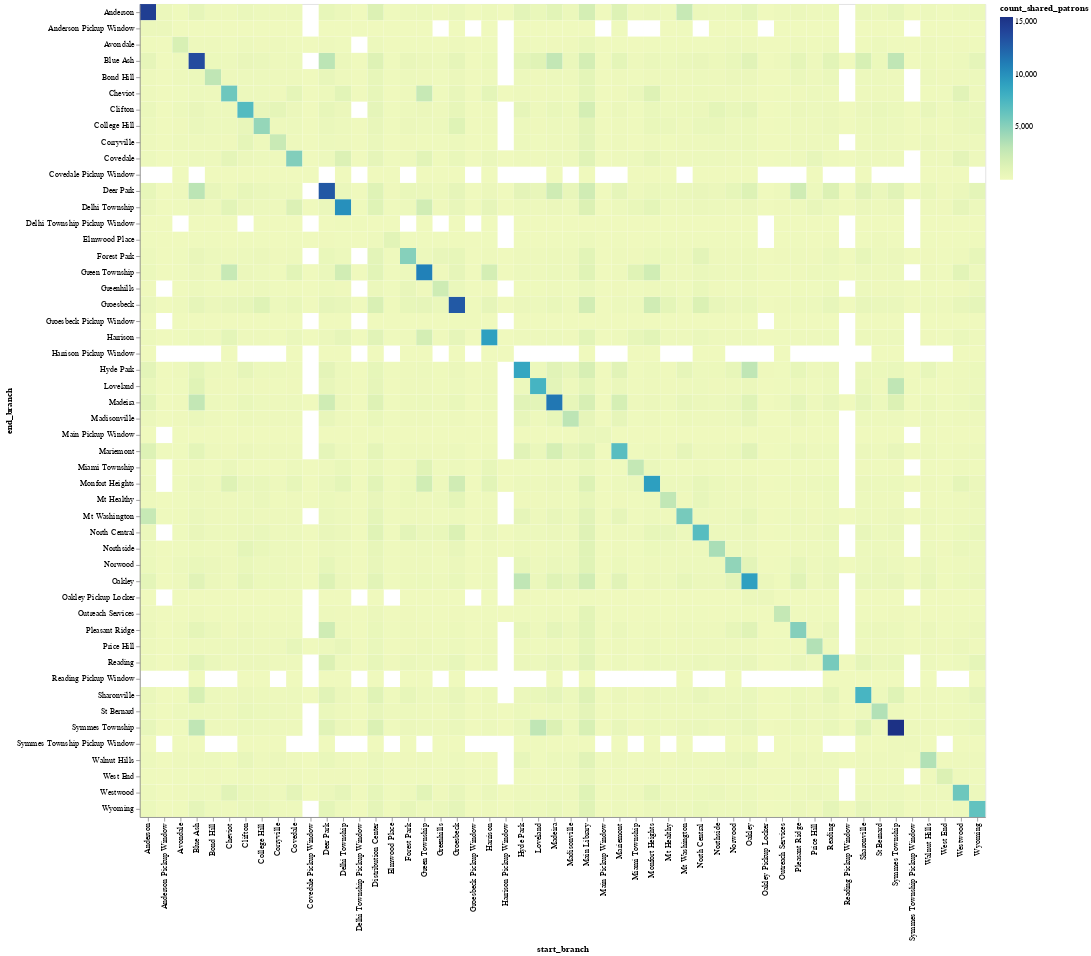

The notebook cell saved with this chart:
### Code cell
chart1 = alt.Chart(df).mark_rect().encode(
    x=alt.X('start_branch:O'),
    y=alt.Y('end_branch:O'),
    color='count_shared_patrons:Q',
    tooltip=[
        alt.Tooltip('start_branch:O', title='Start Branch'),
        alt.Tooltip('end_branch:O', title='End Branch'),
        alt.Tooltip('count_shared_patrons:Q', title='Count of Shared Patrons')
    ]
)

chart1

### Figure 1 — Vega-Lite specification as saved in the notebook (floating-point values rounded to 4 significant figures; data arrays with more than 128 entries replaced by an {"elided": "..."} marker saying what was removed)
{"config": {"view": {"continuousWidth": 300, "continuousHeight": 300}}, "data": {"name": "data-d24ecf1dc6669530aba65bd90aa2aa0a"}, "mark": {"type": "rect"}, "encoding": {"color": {"field": "count_shared_patrons", "type": "quantitative"}, "tooltip": [{"field": "start_branch", "title": "Start Branch", "type": "ordinal"}, {"field": "end_branch", "title": "End Branch", "type": "ordinal"}, {"field": "count_shared_patrons", "title": "Count of Shared Patrons", "type": "quantitative"}], "x": {"field": "start_branch", "type": "ordinal"}, "y": {"field": "end_branch", "type": "ordinal"}}, "$schema": "https://vega.github.io/schema/vega-lite/v5.8.0.json", "datasets": {"data-d24ecf1dc6669530aba65bd90aa2aa0a": {"elided": "2370 records"}}}
